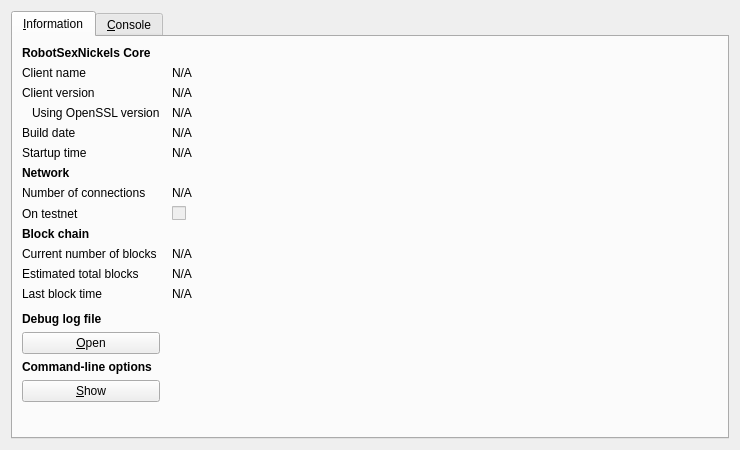
<?xml version="1.0" encoding="UTF-8"?>
<ui version="4.0">
 <class>RPCConsole</class>
 <widget class="QDialog" name="RPCConsole">
  <property name="geometry">
   <rect>
    <x>0</x>
    <y>0</y>
    <width>740</width>
    <height>450</height>
   </rect>
  </property>
  <property name="windowTitle">
   <string>RobotSexNickels - Debug window</string>
  </property>
  <layout class="QVBoxLayout" name="verticalLayout_2">
   <item>
    <widget class="QTabWidget" name="tabWidget">
     <property name="currentIndex">
      <number>0</number>
     </property>
     <widget class="QWidget" name="tab_info">
      <attribute name="title">
       <string>&amp;Information</string>
      </attribute>
      <layout class="QGridLayout" name="gridLayout" columnstretch="0,1">
       <property name="horizontalSpacing">
        <number>12</number>
       </property>
       <item row="0" column="0">
        <widget class="QLabel" name="label_9">
         <property name="font">
          <font>
           <weight>75</weight>
           <bold>true</bold>
          </font>
         </property>
         <property name="text">
          <string>RobotSexNickels Core</string>
         </property>
        </widget>
       </item>
       <item row="1" column="0">
        <widget class="QLabel" name="label_5">
         <property name="text">
          <string>Client name</string>
         </property>
        </widget>
       </item>
       <item row="1" column="1">
        <widget class="QLabel" name="clientName">
         <property name="cursor">
          <cursorShape>IBeamCursor</cursorShape>
         </property>
         <property name="text">
          <string>N/A</string>
         </property>
         <property name="textFormat">
          <enum>Qt::PlainText</enum>
         </property>
         <property name="textInteractionFlags">
          <set>Qt::LinksAccessibleByMouse|Qt::TextSelectableByKeyboard|Qt::TextSelectableByMouse</set>
         </property>
        </widget>
       </item>
       <item row="2" column="0">
        <widget class="QLabel" name="label_6">
         <property name="text">
          <string>Client version</string>
         </property>
        </widget>
       </item>
       <item row="2" column="1">
        <widget class="QLabel" name="clientVersion">
         <property name="cursor">
          <cursorShape>IBeamCursor</cursorShape>
         </property>
         <property name="text">
          <string>N/A</string>
         </property>
         <property name="textFormat">
          <enum>Qt::PlainText</enum>
         </property>
         <property name="textInteractionFlags">
          <set>Qt::LinksAccessibleByMouse|Qt::TextSelectableByKeyboard|Qt::TextSelectableByMouse</set>
         </property>
        </widget>
       </item>
       <item row="3" column="0">
        <widget class="QLabel" name="label_14">
         <property name="text">
          <string>Using OpenSSL version</string>
         </property>
         <property name="indent">
          <number>10</number>
         </property>
        </widget>
       </item>
       <item row="3" column="1">
        <widget class="QLabel" name="openSSLVersion">
         <property name="cursor">
          <cursorShape>IBeamCursor</cursorShape>
         </property>
         <property name="text">
          <string>N/A</string>
         </property>
         <property name="textFormat">
          <enum>Qt::PlainText</enum>
         </property>
         <property name="textInteractionFlags">
          <set>Qt::LinksAccessibleByMouse|Qt::TextSelectableByKeyboard|Qt::TextSelectableByMouse</set>
         </property>
        </widget>
       </item>
       <item row="4" column="0">
        <widget class="QLabel" name="label_12">
         <property name="text">
          <string>Build date</string>
         </property>
        </widget>
       </item>
       <item row="4" column="1">
        <widget class="QLabel" name="buildDate">
         <property name="cursor">
          <cursorShape>IBeamCursor</cursorShape>
         </property>
         <property name="text">
          <string>N/A</string>
         </property>
         <property name="textFormat">
          <enum>Qt::PlainText</enum>
         </property>
         <property name="textInteractionFlags">
          <set>Qt::LinksAccessibleByMouse|Qt::TextSelectableByKeyboard|Qt::TextSelectableByMouse</set>
         </property>
        </widget>
       </item>
       <item row="5" column="0">
        <widget class="QLabel" name="label_13">
         <property name="text">
          <string>Startup time</string>
         </property>
        </widget>
       </item>
       <item row="5" column="1">
        <widget class="QLabel" name="startupTime">
         <property name="cursor">
          <cursorShape>IBeamCursor</cursorShape>
         </property>
         <property name="text">
          <string>N/A</string>
         </property>
         <property name="textFormat">
          <enum>Qt::PlainText</enum>
         </property>
         <property name="textInteractionFlags">
          <set>Qt::LinksAccessibleByMouse|Qt::TextSelectableByKeyboard|Qt::TextSelectableByMouse</set>
         </property>
        </widget>
       </item>
       <item row="6" column="0">
        <widget class="QLabel" name="label_11">
         <property name="font">
          <font>
           <weight>75</weight>
           <bold>true</bold>
          </font>
         </property>
         <property name="text">
          <string>Network</string>
         </property>
        </widget>
       </item>
       <item row="7" column="0">
        <widget class="QLabel" name="label_7">
         <property name="text">
          <string>Number of connections</string>
         </property>
        </widget>
       </item>
       <item row="7" column="1">
        <widget class="QLabel" name="numberOfConnections">
         <property name="cursor">
          <cursorShape>IBeamCursor</cursorShape>
         </property>
         <property name="text">
          <string>N/A</string>
         </property>
         <property name="textFormat">
          <enum>Qt::PlainText</enum>
         </property>
         <property name="textInteractionFlags">
          <set>Qt::LinksAccessibleByMouse|Qt::TextSelectableByKeyboard|Qt::TextSelectableByMouse</set>
         </property>
        </widget>
       </item>
       <item row="8" column="0">
        <widget class="QLabel" name="label_8">
         <property name="text">
          <string>On testnet</string>
         </property>
        </widget>
       </item>
       <item row="8" column="1">
        <widget class="QCheckBox" name="isTestNet">
         <property name="enabled">
          <bool>false</bool>
         </property>
         <property name="text">
          <string/>
         </property>
        </widget>
       </item>
       <item row="9" column="0">
        <widget class="QLabel" name="label_10">
         <property name="font">
          <font>
           <weight>75</weight>
           <bold>true</bold>
          </font>
         </property>
         <property name="text">
          <string>Block chain</string>
         </property>
        </widget>
       </item>
       <item row="10" column="0">
        <widget class="QLabel" name="label_3">
         <property name="text">
          <string>Current number of blocks</string>
         </property>
        </widget>
       </item>
       <item row="10" column="1">
        <widget class="QLabel" name="numberOfBlocks">
         <property name="cursor">
          <cursorShape>IBeamCursor</cursorShape>
         </property>
         <property name="text">
          <string>N/A</string>
         </property>
         <property name="textFormat">
          <enum>Qt::PlainText</enum>
         </property>
         <property name="textInteractionFlags">
          <set>Qt::LinksAccessibleByMouse|Qt::TextSelectableByKeyboard|Qt::TextSelectableByMouse</set>
         </property>
        </widget>
       </item>
       <item row="11" column="0">
        <widget class="QLabel" name="label_4">
         <property name="text">
          <string>Estimated total blocks</string>
         </property>
        </widget>
       </item>
       <item row="11" column="1">
        <widget class="QLabel" name="totalBlocks">
         <property name="cursor">
          <cursorShape>IBeamCursor</cursorShape>
         </property>
         <property name="text">
          <string>N/A</string>
         </property>
         <property name="textFormat">
          <enum>Qt::PlainText</enum>
         </property>
         <property name="textInteractionFlags">
          <set>Qt::LinksAccessibleByMouse|Qt::TextSelectableByKeyboard|Qt::TextSelectableByMouse</set>
         </property>
        </widget>
       </item>
       <item row="12" column="0">
        <widget class="QLabel" name="label_2">
         <property name="text">
          <string>Last block time</string>
         </property>
        </widget>
       </item>
       <item row="12" column="1">
        <widget class="QLabel" name="lastBlockTime">
         <property name="cursor">
          <cursorShape>IBeamCursor</cursorShape>
         </property>
         <property name="text">
          <string>N/A</string>
         </property>
         <property name="textFormat">
          <enum>Qt::PlainText</enum>
         </property>
         <property name="textInteractionFlags">
          <set>Qt::LinksAccessibleByMouse|Qt::TextSelectableByKeyboard|Qt::TextSelectableByMouse</set>
         </property>
        </widget>
       </item>
       <item row="13" column="0">
        <spacer name="verticalSpacer_2">
         <property name="orientation">
          <enum>Qt::Vertical</enum>
         </property>
         <property name="sizeHint" stdset="0">
          <size>
           <width>20</width>
           <height>20</height>
          </size>
         </property>
        </spacer>
       </item>
       <item row="14" column="0">
        <widget class="QLabel" name="labelDebugLogfile">
         <property name="font">
          <font>
           <weight>75</weight>
           <bold>true</bold>
          </font>
         </property>
         <property name="text">
          <string>Debug log file</string>
         </property>
        </widget>
       </item>
       <item row="15" column="0">
        <widget class="QPushButton" name="openDebugLogfileButton">
         <property name="toolTip">
          <string>Open the RobotSexNickels debug log file from the current data directory. This can take a few seconds for large log files.</string>
         </property>
         <property name="text">
          <string>&amp;Open</string>
         </property>
         <property name="autoDefault">
          <bool>false</bool>
         </property>
        </widget>
       </item>
       <item row="16" column="0">
        <widget class="QLabel" name="labelCLOptions">
         <property name="font">
          <font>
           <weight>75</weight>
           <bold>true</bold>
          </font>
         </property>
         <property name="text">
          <string>Command-line options</string>
         </property>
        </widget>
       </item>
       <item row="17" column="0">
        <widget class="QPushButton" name="showCLOptionsButton">
         <property name="toolTip">
          <string>Show the RobotSexNickels-Qt help message to get a list with possible RobotSexNickels command-line options.</string>
         </property>
         <property name="text">
          <string>&amp;Show</string>
         </property>
         <property name="autoDefault">
          <bool>false</bool>
         </property>
        </widget>
       </item>
       <item row="18" column="0">
        <spacer name="verticalSpacer">
         <property name="orientation">
          <enum>Qt::Vertical</enum>
         </property>
         <property name="sizeHint" stdset="0">
          <size>
           <width>20</width>
           <height>40</height>
          </size>
         </property>
        </spacer>
       </item>
      </layout>
     </widget>
     <widget class="QWidget" name="tab_console">
      <attribute name="title">
       <string>&amp;Console</string>
      </attribute>
      <layout class="QVBoxLayout" name="verticalLayout_3">
       <property name="spacing">
        <number>3</number>
       </property>
       <item>
        <widget class="QTextEdit" name="messagesWidget">
         <property name="minimumSize">
          <size>
           <width>0</width>
           <height>100</height>
          </size>
         </property>
         <property name="readOnly">
          <bool>true</bool>
         </property>
         <property name="tabKeyNavigation" stdset="0">
          <bool>false</bool>
         </property>
         <property name="columnCount" stdset="0">
          <number>2</number>
         </property>
        </widget>
       </item>
       <item>
        <layout class="QHBoxLayout" name="horizontalLayout">
         <property name="spacing">
          <number>3</number>
         </property>
         <item>
          <widget class="QLabel" name="label">
           <property name="text">
            <string notr="true">&gt;</string>
           </property>
          </widget>
         </item>
         <item>
          <widget class="QLineEdit" name="lineEdit"/>
         </item>
         <item>
          <widget class="QPushButton" name="clearButton">
           <property name="maximumSize">
            <size>
             <width>24</width>
             <height>24</height>
            </size>
           </property>
           <property name="toolTip">
            <string>Clear console</string>
           </property>
           <property name="text">
            <string/>
           </property>
           <property name="icon">
            <iconset resource="../bitcoin.qrc">
             <normaloff>:/icons/remove</normaloff>:/icons/remove</iconset>
           </property>
           <property name="shortcut">
            <string notr="true">Ctrl+L</string>
           </property>
           <property name="autoDefault">
            <bool>false</bool>
           </property>
          </widget>
         </item>
        </layout>
       </item>
      </layout>
     </widget>
    </widget>
   </item>
  </layout>
 </widget>
 <resources>
  <include location="../bitcoin.qrc"/>
 </resources>
 <connections/>
</ui>
